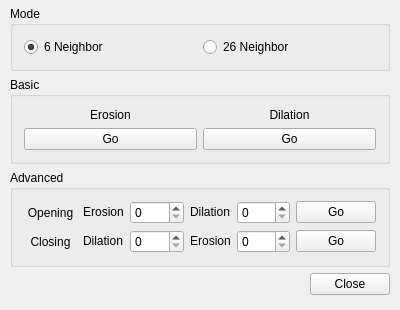
<?xml version="1.0" encoding="UTF-8"?>
<ui version="4.0">
 <class>SmoothingWidget</class>
 <widget class="QWidget" name="SmoothingWidget">
  <property name="geometry">
   <rect>
    <x>0</x>
    <y>0</y>
    <width>400</width>
    <height>300</height>
   </rect>
  </property>
  <property name="sizePolicy">
   <sizepolicy hsizetype="Fixed" vsizetype="Fixed">
    <horstretch>0</horstretch>
    <verstretch>0</verstretch>
   </sizepolicy>
  </property>
  <property name="windowTitle">
   <string>SmoothingWidget</string>
  </property>
  <layout class="QGridLayout" name="gridLayout">
   <property name="leftMargin">
    <number>10</number>
   </property>
   <property name="topMargin">
    <number>0</number>
   </property>
   <property name="rightMargin">
    <number>10</number>
   </property>
   <property name="bottomMargin">
    <number>15</number>
   </property>
   <item row="2" column="0">
    <widget class="QGroupBox" name="basicGB">
     <property name="sizePolicy">
      <sizepolicy hsizetype="Expanding" vsizetype="Preferred">
       <horstretch>0</horstretch>
       <verstretch>0</verstretch>
      </sizepolicy>
     </property>
     <property name="title">
      <string>Basic</string>
     </property>
     <layout class="QGridLayout" name="gridLayout_2">
      <item row="0" column="0">
       <widget class="QLabel" name="lb_erosion">
        <property name="sizePolicy">
         <sizepolicy hsizetype="Preferred" vsizetype="Fixed">
          <horstretch>0</horstretch>
          <verstretch>0</verstretch>
         </sizepolicy>
        </property>
        <property name="text">
         <string>Erosion</string>
        </property>
        <property name="alignment">
         <set>Qt::AlignCenter</set>
        </property>
       </widget>
      </item>
      <item row="0" column="1">
       <widget class="QLabel" name="lb_dilation">
        <property name="sizePolicy">
         <sizepolicy hsizetype="Preferred" vsizetype="Fixed">
          <horstretch>0</horstretch>
          <verstretch>0</verstretch>
         </sizepolicy>
        </property>
        <property name="text">
         <string>Dilation</string>
        </property>
        <property name="alignment">
         <set>Qt::AlignCenter</set>
        </property>
       </widget>
      </item>
      <item row="1" column="0">
       <widget class="QPushButton" name="pb_erosion">
        <property name="text">
         <string>Go</string>
        </property>
       </widget>
      </item>
      <item row="1" column="1">
       <widget class="QPushButton" name="pb_dilation">
        <property name="text">
         <string>Go</string>
        </property>
       </widget>
      </item>
     </layout>
    </widget>
   </item>
   <item row="0" column="0">
    <widget class="TitleBar" name="titleBar" native="true">
     <property name="sizePolicy">
      <sizepolicy hsizetype="Expanding" vsizetype="Fixed">
       <horstretch>0</horstretch>
       <verstretch>0</verstretch>
      </sizepolicy>
     </property>
    </widget>
   </item>
   <item row="3" column="0">
    <widget class="QGroupBox" name="advanceGB">
     <property name="sizePolicy">
      <sizepolicy hsizetype="Expanding" vsizetype="Preferred">
       <horstretch>0</horstretch>
       <verstretch>0</verstretch>
      </sizepolicy>
     </property>
     <property name="title">
      <string>Advanced</string>
     </property>
     <layout class="QGridLayout" name="gridLayout_3">
      <item row="0" column="0">
       <widget class="QLabel" name="lb_opening">
        <property name="text">
         <string>Opening</string>
        </property>
        <property name="alignment">
         <set>Qt::AlignCenter</set>
        </property>
       </widget>
      </item>
      <item row="0" column="1">
       <widget class="QLabel" name="lb_erosion_2">
        <property name="sizePolicy">
         <sizepolicy hsizetype="Fixed" vsizetype="Fixed">
          <horstretch>0</horstretch>
          <verstretch>0</verstretch>
         </sizepolicy>
        </property>
        <property name="text">
         <string>Erosion</string>
        </property>
        <property name="alignment">
         <set>Qt::AlignCenter</set>
        </property>
       </widget>
      </item>
      <item row="0" column="2">
       <widget class="QSpinBox" name="sb_openingErosionTimes"/>
      </item>
      <item row="0" column="3">
       <widget class="QLabel" name="lb_dilation_2">
        <property name="sizePolicy">
         <sizepolicy hsizetype="Fixed" vsizetype="Fixed">
          <horstretch>0</horstretch>
          <verstretch>0</verstretch>
         </sizepolicy>
        </property>
        <property name="text">
         <string>Dilation</string>
        </property>
        <property name="alignment">
         <set>Qt::AlignCenter</set>
        </property>
       </widget>
      </item>
      <item row="0" column="4">
       <widget class="QSpinBox" name="sb_openingDilationTimes"/>
      </item>
      <item row="0" column="5">
       <widget class="QPushButton" name="pb_opening">
        <property name="text">
         <string>Go</string>
        </property>
       </widget>
      </item>
      <item row="1" column="0">
       <widget class="QLabel" name="lb_closiong">
        <property name="text">
         <string>Closing</string>
        </property>
        <property name="alignment">
         <set>Qt::AlignCenter</set>
        </property>
       </widget>
      </item>
      <item row="1" column="1">
       <widget class="QLabel" name="lb_dilation_3">
        <property name="sizePolicy">
         <sizepolicy hsizetype="Fixed" vsizetype="Fixed">
          <horstretch>0</horstretch>
          <verstretch>0</verstretch>
         </sizepolicy>
        </property>
        <property name="text">
         <string>Dilation</string>
        </property>
        <property name="alignment">
         <set>Qt::AlignCenter</set>
        </property>
       </widget>
      </item>
      <item row="1" column="2">
       <widget class="QSpinBox" name="sb_closingDilationTimes"/>
      </item>
      <item row="1" column="3">
       <widget class="QLabel" name="lb_erosion_3">
        <property name="sizePolicy">
         <sizepolicy hsizetype="Fixed" vsizetype="Fixed">
          <horstretch>0</horstretch>
          <verstretch>0</verstretch>
         </sizepolicy>
        </property>
        <property name="text">
         <string>Erosion</string>
        </property>
        <property name="alignment">
         <set>Qt::AlignCenter</set>
        </property>
       </widget>
      </item>
      <item row="1" column="4">
       <widget class="QSpinBox" name="sb_closingErosionTimes"/>
      </item>
      <item row="1" column="5">
       <widget class="QPushButton" name="pb_closing">
        <property name="text">
         <string>Go</string>
        </property>
       </widget>
      </item>
     </layout>
    </widget>
   </item>
   <item row="4" column="0">
    <layout class="QHBoxLayout" name="horizontalLayout">
     <item>
      <spacer name="horizontalSpacer">
       <property name="orientation">
        <enum>Qt::Horizontal</enum>
       </property>
       <property name="sizeHint" stdset="0">
        <size>
         <width>40</width>
         <height>20</height>
        </size>
       </property>
      </spacer>
     </item>
     <item>
      <widget class="QPushButton" name="pb_close">
       <property name="text">
        <string>Close</string>
       </property>
      </widget>
     </item>
    </layout>
   </item>
   <item row="1" column="0">
    <widget class="QGroupBox" name="groupBox">
     <property name="title">
      <string>Mode</string>
     </property>
     <layout class="QGridLayout" name="gridLayout_4">
      <item row="0" column="0">
       <widget class="QRadioButton" name="rb_six_neighbor">
        <property name="text">
         <string>6 Neighbor</string>
        </property>
        <property name="checked">
         <bool>true</bool>
        </property>
       </widget>
      </item>
      <item row="0" column="1">
       <widget class="QRadioButton" name="rb_twenty_six_neighbor">
        <property name="text">
         <string>26 Neighbor</string>
        </property>
       </widget>
      </item>
     </layout>
    </widget>
   </item>
  </layout>
 </widget>
 <layoutdefault spacing="6" margin="11"/>
 <customwidgets>
  <customwidget>
   <class>TitleBar</class>
   <extends>QWidget</extends>
   <header>titlebar.hpp</header>
   <container>1</container>
  </customwidget>
 </customwidgets>
 <resources/>
 <connections>
  <connection>
   <sender>pb_close</sender>
   <signal>clicked()</signal>
   <receiver>SmoothingWidget</receiver>
   <slot>close()</slot>
   <hints>
    <hint type="sourcelabel">
     <x>350</x>
     <y>238</y>
    </hint>
    <hint type="destinationlabel">
     <x>403</x>
     <y>275</y>
    </hint>
   </hints>
  </connection>
 </connections>
</ui>
